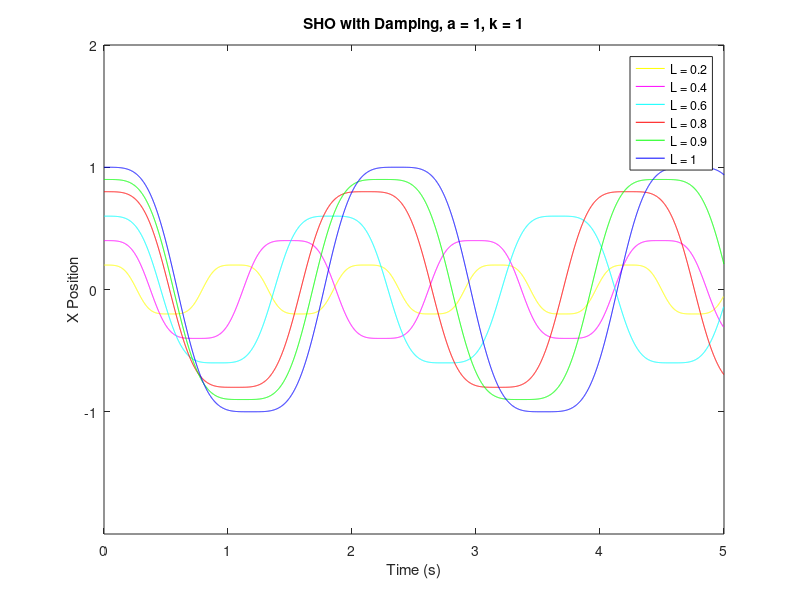

Recreate this plot in MATLAB.

%% Problem 3.4
clear all

%initial conditions 
q = 0;
F_d = 0;
w_d = 0.1;
m = 1; %mass of pendulum
l = [0.2,0.4,0.6,0.8,0.9,1]; %length of the wire
color = ['y','m','c','r','g','b']; %color spectrum
g = 9.8; %force of gravity
k = 1;
E(1) = 0; 
K(1) = 0; 
P(1) = 0; 
w(1) = 0; %initial angular velocity 
dt = 0.001;
ft = 5;
t = [0:dt:ft+dt]; %initial element in time array
theta(1) = pi/2; %initial angle of pendulum 
for j = 1:length(l)
    
x(1) = l(j)*sin(theta(1));

for i = 1:length(t)
    %calculating the motion of the pendulum itself
    w(i+1) = w(i)-((g/l(j))*(sin(theta(i)))-q*w(i)+F_d*sin(w_d*t(i)))*dt;
    theta(i+1) = theta(i) + w(i+1)*dt;
    t(i+1) = t(i) + dt;
    x(i+1) = l(j)*sin(theta(i+1));
    
    %calculating energy for over the entire loop
    %K(i+1) = (1/2)*m*(l^2)*(w(i)^2)*dt;
    %P(i+1) = m*g*l*(theta(i)^2)*dt;
    %E(i+1) = K(i+1) + P(i+1);
end

c = color(j);
plot(t,x,c); 
hold on
end

min_ax = min(x)-1;
max_ax = max(x)+1;
axis([0, t(end), min_ax, max_ax]);
legend('L = 0.2','L = 0.4','L = 0.6','L = 0.8','L = 0.9','L = 1');
title('SHO with Damping, a = 1, k = 1')
xlabel('Time (s)')
ylabel('X Position')